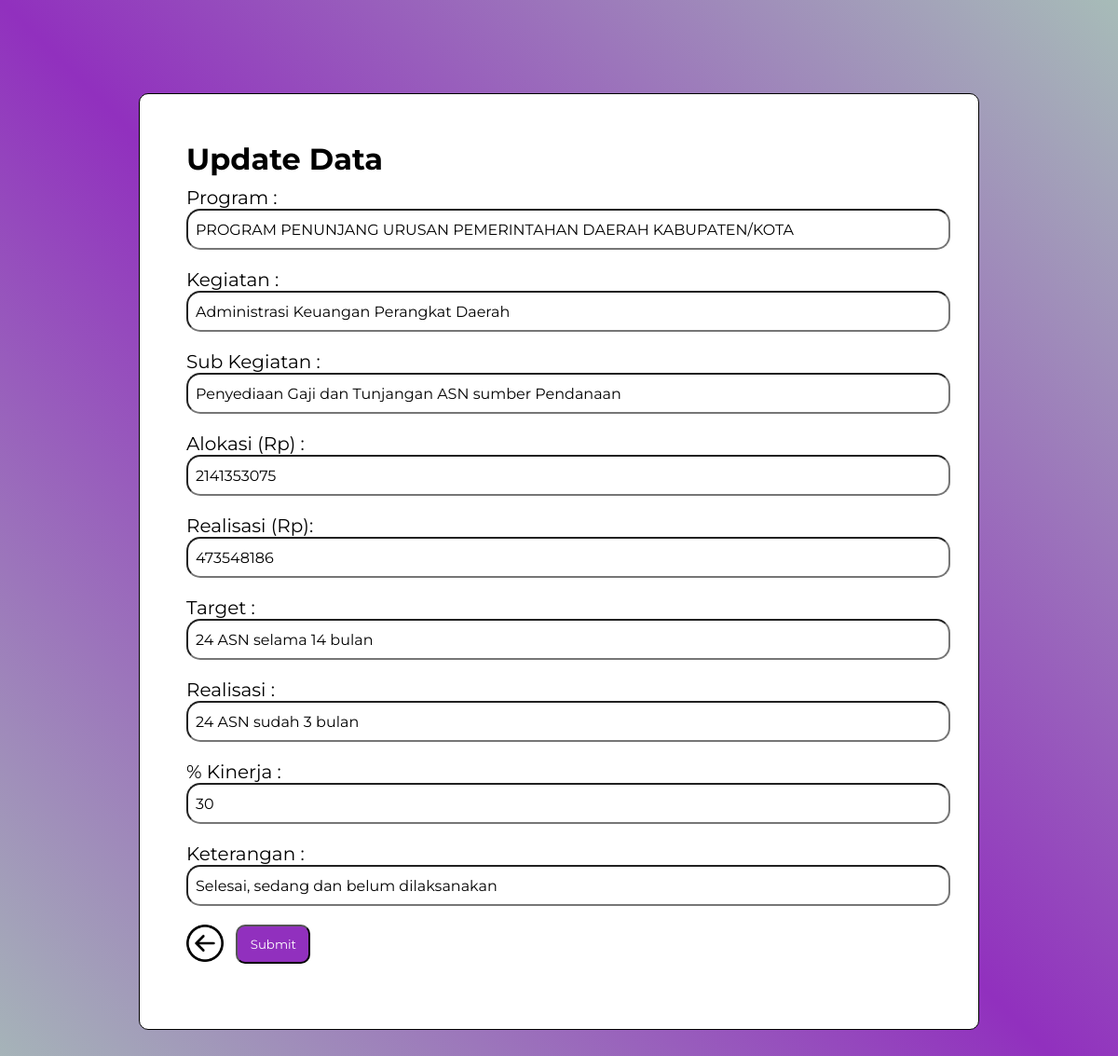
The page /proper/ang2022/update.php?id=1 (signed in) on the database its author committed.
### tables this page shows
CREATE TABLE `ang2022` (
  `id` int(10) NOT NULL,
  `program` varchar(256) NOT NULL,
  `kegiatan` varchar(256) NOT NULL,
  `sub_kegiatan` varchar(256) NOT NULL,
  `alokasi` int(50) NOT NULL,
  `realisasi_rp` int(50) NOT NULL,
  `target` varchar(50) NOT NULL,
  `realisasi` varchar(50) NOT NULL,
  `kinerja` int(20) NOT NULL,
  `keterangan` varchar(60) NOT NULL
);

### proper/ang2022/update.php (the view, shortened to what this page needs)
<!DOCTYPE html>
<html>
<head>
    <link rel="stylesheet" href="../style1.css">
</head>
<body>
<div class="container">
    <?php
    include "../../config.php";
    function input($data) {
        $data = trim($data);
        $data = stripslashes($data);
        $data = htmlspecialchars($data);
        return $data;
    }
    if (isset($_GET['id'])) {
        $id=input($_GET["id"]);
        $sql="SELECT * FROM ang2022 WHERE id=$id";
        $hasil=mysqli_query($conn,$sql);
        $data = mysqli_fetch_assoc($hasil);
    }
    ?>
    <h2>Update Data</h2>
    <form action="<?php echo htmlspecialchars($_SERVER["PHP_SELF"]);?>" method="post">
        <div class="form-group">
            <label>Program :</label>
            <input type="text" name="program" class="form-control" value="<?php echo $data['program']; ?>" placeholder="Masukan Program" required />
        </div>
        <div class="form-group">
            <label>Kegiatan :</label>
            <input type="text" name="kegiatan" class="form-control" value="<?php echo $data['kegiatan']; ?>" placeholder="Masukan Kegiatan" required/>
        </div>
        <div class="form-group">
            <label>Sub Kegiatan :</label>
            <input type="text" name="sub_kegiatan" class="form-control" value="<?php echo $data['sub_kegiatan']; ?>" placeholder="Masukan Sub Kegiatan"/>
        </div>
        <div class="form-group">
            <label>Alokasi (Rp) :</label>
            <input type="text" name="alokasi" class="form-control" value="<?php echo $data['alokasi']; ?>" placeholder="Masukan Alokasi (Rp)" />
        </div>
        <div class="form-group">
            <label>Realisasi (Rp):</label>
            <input type="text" name="realisasi_rp" class="form-control" value="<?php echo $data['realisasi_rp']; ?>" placeholder="Masukan Realisasi (Rp)" />
        </div>
        <div class="form-group">
            <label>Target :</label>
            <input type="text" name="target" class="form-control" value="<?php echo $data['target']; ?>" placeholder="Masukan Target" />
        </div>
        <div class="form-group">
            <label>Realisasi :</label>
            <input type="text" name="realisasi" class="form-control" value="<?php echo $data['realisasi']; ?>" placeholder="Masukan Realisasi" />
        </div>
        <div class="form-group">
            <label>% Kinerja :</label>
            <input type="text" name="kinerja" class="form-control" value="<?php echo $data['kinerja']; ?>" placeholder="Masukan Kinerja (%)" required/>
        </div>
        <div class="form-group">
            <label>Keterangan :</label>
            <input type="text" name="keterangan" class="form-control" value="<?php echo $data['keterangan']; ?>" placeholder="Masukan Keterangan"/>
        </div>
        <div class="go">
        <a href="lihat.php" class="btn btn-outline-primary" role="button"><img width="40px" src="../img/back-button.png" alt=""></a>
        <button type="submit" name="submit" class="button">Submit</button>
        </div>
    </form>
</div>
</body>
</html>

### proper/style1.css (style rules this page uses)
* { padding: 0; margin: 0; font-family: 'Montserrat', sans-serif; }
body { background: linear-gradient(to right top ,#a7bcb8,#9130BE,#a7bcb8) }
.container { margin: 100px auto; width: 800px; padding: 50px; border: 1px solid #000; background: #fff; border-radius: 10px; }
.container label { color: #000; font-size: 20px; }
.container h2 { color: #000; padding-bottom: 10px; font-size: 32px; }
.form-group input { width: 100%; height: 24px; border-radius: 15px; font-size: 16px; text-align: left; padding: 8px; }
.form-group { padding-bottom: 20px; }
button { text-align: left; margin-left: 1em; margin-bottom: 20px; }
.button { color: white; padding: 11px; border-radius: 10px; width: 10%; background-color: #9130BE; text-align: center; }
.go { display: flex; }

### rows shown on the page
ang2022: program "PROGRAM PENUNJANG URUSAN PEMERINTAHAN DAERAH KABUPATEN/KOTA", kegiatan "Administrasi Keuangan Perangkat Daerah", sub_kegiatan "Penyediaan Gaji dan Tunjangan ASN sumber Pendanaan", alokasi "2141353075", realisasi_rp "473548186", target "24 ASN selama 14 bulan", realisasi "24 ASN sudah 3 bulan", kinerja "30", keterangan "Selesai, sedang dan belum dilaksanakan"
